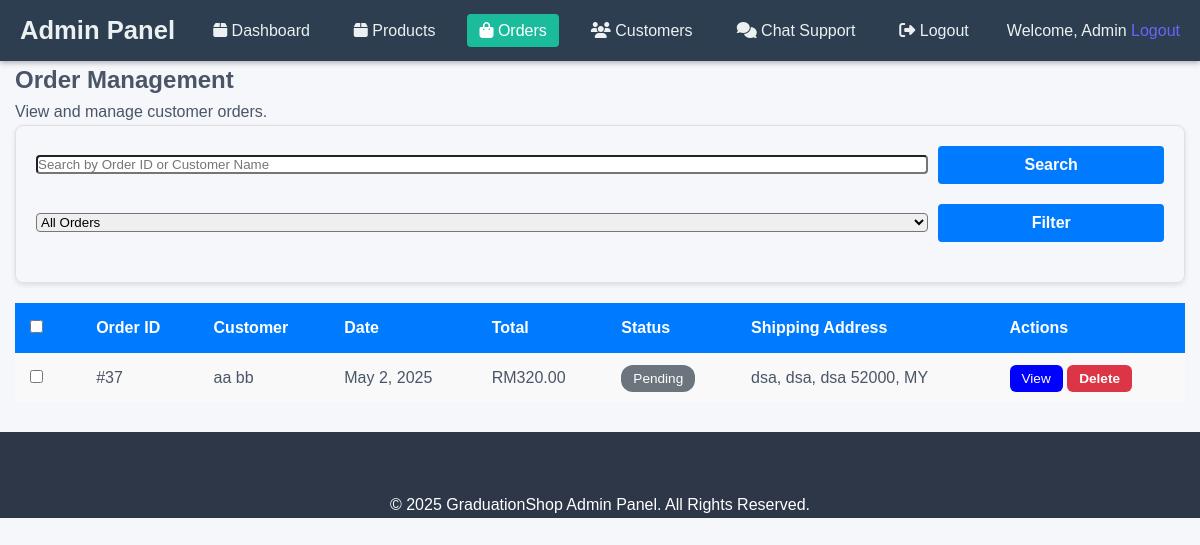
The page /Flower2/admin_orders.php (signed in) on the database its author committed.
### tables this page shows
CREATE TABLE `order` (
  `order_id` int(11) NOT NULL,
  `user_id` int(11) DEFAULT NULL,
  `amount` decimal(10,2) NOT NULL,
  `shipping_address` text DEFAULT NULL,
  `order_status` enum('pending','processing','shipped','delivered','cancelled') NOT NULL DEFAULT 'pending',
  `updated_at` timestamp NOT NULL DEFAULT current_timestamp() ON UPDATE current_timestamp()
);

CREATE TABLE `users` (
  `id` int(5) NOT NULL,
  `first_name` varchar(200) DEFAULT NULL,
  `last_name` varchar(200) DEFAULT NULL,
  `usergmail` varchar(100) DEFAULT NULL,
  `password` varchar(255) NOT NULL,
  `address` varchar(255) DEFAULT NULL,
  `city` varchar(100) DEFAULT NULL,
  `state` varchar(100) DEFAULT NULL,
  `zip` varchar(20) DEFAULT NULL,
  `country` varchar(100) DEFAULT NULL,
  `phone` varchar(20) DEFAULT NULL
);

### Flower2/admin_orders.php (the view, shortened to what this page needs)
<?php
include("includes/header.php");
include("includes/db_connect.php");
$status_condition = '';
$search = isset($_GET['search']) ? $conn->real_escape_string($_GET['search']) : '';
$page = isset($_GET['page']) ? (int)$_GET['page'] : 1;
$records_per_page = 10;
$offset = ($page - 1) * $records_per_page;
$sql = "SELECT o.*, u.first_name, u.last_name,
        (SELECT SUM(oi.price * oi.quantity) FROM order_item oi WHERE oi.order_id = o.order_id) as total_amount
        FROM `order` o
        JOIN users u ON o.user_id = u.id" .
        $status_condition .
        " ORDER BY o.updated_at DESC LIMIT $offset, $records_per_page";
$orders = $conn->query($sql);
?>
<link rel="stylesheet" href="css/admin_orders.css">
<div class="container mt-4">
    <div class="row">
        <div class="col-md-12">
            <h2>Order Management</h2>
            <p>View and manage customer orders.</p>
            <div class="card mb-4">
                <div class="card-body">
                    <div class="row">
                        <div class="col-md-6">
                            <form method="GET" action="" class="mb-0">
                                <div class="input-group">
                                    <input type="text" name="search" class="form-control" placeholder="Search by Order ID or Customer Name" value="<?php echo htmlspecialchars($search); ?>">
                                    <button type="submit" class="btn btn-primary">Search</button>
                                </div>
                            </form>
                        </div>
                        <div class="col-md-6">
                            <form method="GET" action="" class="mb-0">
                                <div class="input-group">
                                    <select name="status" class="form-control">
                                        <option value="">All Orders</option>
                                    </select>
                                    <button type="submit" class="btn btn-primary">Filter</button>
                                </div>
                            </form>
                        </div>
                    </div>
                </div>
            </div>
                <div class="table-responsive">
                    <table class="table table-striped table-hover">
                        <thead>
                            <tr>
                                <th>
                                    <input type="checkbox" id="select-all">
                                </th>
                                <th>Order ID</th>
                                <th>Customer</th>
                                <th>Date</th>
                                <th>Total</th>
                                <th>Status</th>
                                <th>Shipping Address</th>
                                <th>Actions</th>
                            </tr>
                        </thead>
                        <tbody>
                            <?php if($orders->num_rows > 0): ?>
                                <?php while($order = $orders->fetch_assoc()): ?>
                                    <tr>
                                        <td>
                                            <input type="checkbox" name="order_ids[]" value="<?php echo $order['order_id']; ?>" class="order-checkbox">
                                        </td>
                                        <td>#<?php echo $order['order_id']; ?></td>
                                        <td><?php echo htmlspecialchars($order['first_name'] . ' ' . $order['last_name']); ?></td>
                                        <td><?php echo date('M j, Y', strtotime($order['updated_at'])); ?></td>
                                        <td>RM<?php echo number_format($order['total_amount'], 2); ?></td>
                                        <td>
                                            <span class="badge <?php
                                                echo ($order['order_status'] == 'delivered') ? 'bg-success' :
                                                    (($order['order_status'] == 'processing') ? 'bg-warning text-dark' :
                                                    (($order['order_status'] == 'cancelled') ? 'bg-danger' :
                                                    (($order['order_status'] == 'shipped') ? 'bg-info' : 'bg-secondary')));
                                            ?>">
                                                <?php echo ucfirst(htmlspecialchars($order['order_status'])); ?>
                                            </span>
                                        </td>
                                        <td>
                                            <?php
                                            if($order['shipping_address']) {
                                                echo nl2br(htmlspecialchars(substr($order['shipping_address'], 0, 30) . (strlen($order['shipping_address']) > 30 ? '...' : '')));
                                            } else {
                                                echo '<span class="text-muted">No address</span>';
                                            }
                                            ?>
                                        </td>
                                        <td>
                                            <a href="admin_view_order.php?id=<?php echo $order['order_id']; ?>" style="background-color:blue; color:white" class="btn btn-sm btn-info">View</a>
                                            <a href="admin_orders.php?delete=<?php echo $customer['id']; ?>"
                                        class="btn-delete btn btn-sm btn-danger"
                                        onclick="return confirm('Are you sure you want to delete this customer?');">
                                        Delete
                                        </a>
                                        </td>
                                    </tr>
                                <?php endwhile; ?>
                            <?php else: ?>
                                <tr>
                                    <td colspan="8" class="text-center">No orders found</td>
                                </tr>
                            <?php endif; ?>
                        </tbody>
                    </table>
                </div>
        </div>
    </div>
</div>
<?php
include("includes/footer.php");
?>

### Flower2/css/styles.css (style rules this page uses)
:root { --primary-color: #6C63FF; --secondary-color: #FF6584; --dark-color: #2D3748; --light-color: #F7FAFC; --success-color: #48BB78; --error-color: #F56565; --text-color: #4A5568; --border-color: #E2E8F0; --grad-gold: #D4AF37; --grad-silver: #C0C0C0; }
* { margin: 0; padding: 0; box-sizing: border-box; }
body { font-family: 'Segoe UI', Tahoma, Geneva, Verdana, sans-serif; line-height: 1.6; color: var(--text-color); background-color: #F8F9FA; }
.container { width: 100%; max-width: 1200px; margin: 0 auto; padding: 0 15px; }
a { text-decoration: none; color: var(--primary-color); transition: color 0.3s; }
button { cursor: pointer; }
.btn-primary, .btn-secondary { display: inline-block; padding: 12px 24px; border-radius: 4px; font-weight: 600; text-align: center; transition: all 0.3s; border: none; font-size: 16px; }
.btn-primary { background-color: var(--primary-color); color: white; }
.btn { padding: 10px 20px; background-color: #4933d6; color: white; border: none; border-radius: 8px; cursor: pointer; width: 100%; }

### Flower2/css/admin.css (style rules this page uses)
body { font-family: 'Poppins', sans-serif; background-color: #f5f7fa; margin: 0; padding: 0; }
.btn-sm { padding: 6px 12px; font-size: 0.85rem; border: none; border-radius: 6px; cursor: pointer; text-decoration: none; color: #fff; }
.btn-primary { background-color: #007bff; }

### Flower2/css/admin_orders.css (style rules this page uses)
.card { border: 1px solid #e0e0e0; border-radius: 8px; padding: 20px; box-shadow: 0 2px 5px rgba(0, 0, 0, 0.1); }
.card-body { padding: 0; }
.input-group { display: flex; align-items: center; margin-bottom: 20px; }
.input-group .form-control { width: calc(100% - 120px); border-radius: 4px; }
.input-group .btn { border-radius: 4px; margin-left: 10px; }
.input-group select { border-radius: 4px; }
input[type="checkbox"] { margin-right: 10px; }
.table { width: 100%; margin-top: 20px; border-collapse: collapse; margin-bottom: 30px; }
.table th, .table td { padding: 12px 15px; text-align: left; }
.table th { background-color: #007bff; font-weight: bold; color: white; }
.table-striped tbody tr:nth-child(odd) { background-color: #f9f9f9; }
.badge { padding: 6px 12px; border-radius: 12px; font-size: 0.85rem; }
.bg-secondary { background-color: #6c757d !important; color: #fff; }
.btn-primary { background-color: #007bff; color: white; max-width: 20%; }
.btn-delete { background-color: #dc3545; color: white; font-weight: bold; border: none; }

### rows shown on the page
order: order_id "37", user.last_name "aa bb", updated_at "May 2, 2025", total_amount "320.00", order_status "Pending", shipping_address "dsa, dsa, dsa 52000, MY"
